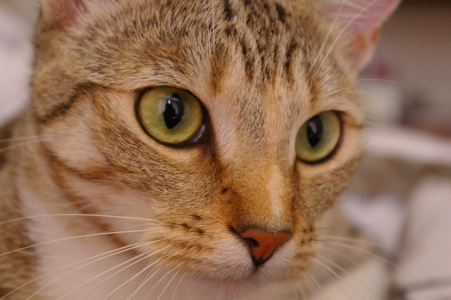
#> input picture src-marimo/images/chelsea.png, 451 x 300 px; its folder holds 4 pictures in this run
$ jupyter execute 01_separable_filters.ipynb
#> lines starting #> are read from the running program, lines starting #| are printed output that depends on the picture
# Code Walkthrough: Separable Filters and Sharpening

## 1. Images

First, we specify the directory where all the images are located and show the list of images available.

[cell 1]
import numpy as np
import matplotlib.pyplot as plt
from pathlib import Path
from scipy.signal import correlate2d

IMAGES_DIR = Path("./../src-marimo/images")

[cell 2]
image_paths = sorted(IMAGES_DIR.glob("*.png"))
print('List of images in the images directory:\n')
for p in image_paths:
    print("  "+p.name)

Pick one image by name (edit the string below if you want to select a different image):

[cell 3]
image_name = "chelsea"
img_rgb = plt.imread(IMAGES_DIR / f"{image_name}.png")[:, :, :3].astype(np.float64) * 255.0

**TASK:** Diplay the image.

[cell 4]
plt.imshow(img_rgb.astype(np.uint8))
plt.axis("off")
plt.title(image_name)
plt.show()

## 2. Separable 2D kernels

**TASK:** Let's start by defining a function that takes as input two different numpy 1D arrays and produces a 2D kernel by applying the outer product.

[cell 5]
def outer_product_kernel(kernel_1, kernel_2):
    return np.outer(kernel_1, kernel_2)

### Box filter

**TASK:** Let's obtain a box average filter in 2D by defining a 1D filter and using the function above to generate a 2D filter.

[cell 6]
box_size = 5
box_1d = np.ones(box_size) / box_size
box_2d = outer_product_kernel(box_1d, box_1d)

print(box_2d)

### Gaussian filter

**TASK:** Define a function that takes a 1D kernel and a number of times that the kernel should be convolved, and returns a new 1D kernel resulting of convolving the kernel with itself.

[cell 7]
def convolve_kernel_n_times(kernel_1d, n_iter):
    result = kernel_1d.copy()
    for _ in range(n_iter):
        result = np.convolve(result, kernel_1d)
    return result

**TASK:** Plot the kernels resulting on running the previous function with the number of iterations equals to 3, 6 and 12. Make sure that all the plots are centered.

[cell 8]
base_kernel = np.array([1, 1]) / 2

plt.figure(figsize=(8, 5))
for n_iter in [3, 6, 12]:
    kernel = convolve_kernel_n_times(base_kernel, n_iter)
    print(kernel)
    x = np.arange(len(kernel)) - (len(kernel) - 1) / 2  # center x-axis at 0
    plt.plot(x, kernel, marker='o', label=f"n_iter={n_iter}")

plt.title("1D kernels from repeated self-convolution of [1, 1]/2")
plt.xlabel("Position (centered)")
plt.ylabel("Weight")
plt.legend()
plt.grid(True)
plt.show()
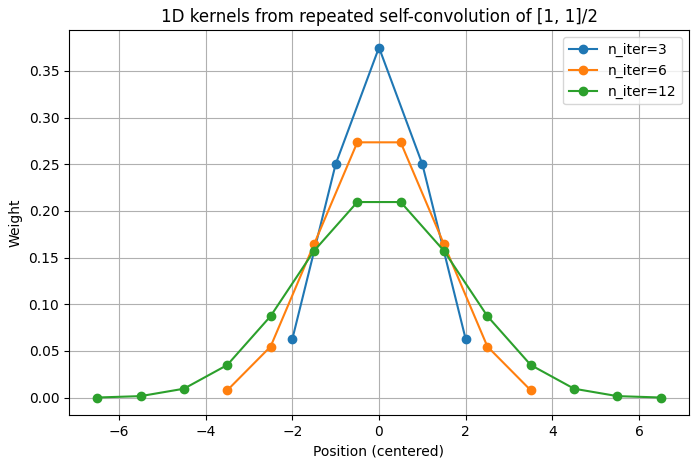
#> figure drawn by matplotlib, 1 panel; curve peaks at x = -0.5, y = 0.209

**TASK:** Now generate a 2D kernel from the 1D kernels resulting from 12 iterations of the smaller 1D kernel.

[cell 9]
gaussian_1d = convolve_kernel_n_times(base_kernel, 12)
gaussian_2d = outer_product_kernel(gaussian_1d, gaussian_1d)

[cell 10]
from mpl_toolkits.mplot3d import Axes3D  # noqa: F401 (enables 3D projection)

fig = plt.figure(figsize=(8, 6))
ax = fig.add_subplot(111, projection='3d')

rows, cols = gaussian_2d.shape
x = np.arange(cols)
y = np.arange(rows)
X, Y = np.meshgrid(x, y)

ax.plot_surface(X, Y, gaussian_2d, cmap="viridis")
ax.set_title("2D Gaussian kernel (mesh)")
ax.set_xlabel("x")
ax.set_ylabel("y")
ax.set_zlabel("Weight")
plt.show()
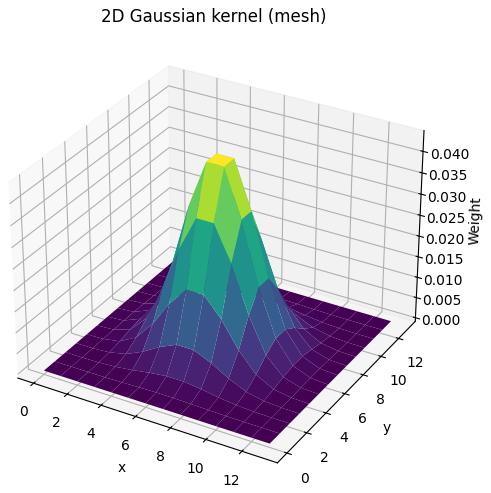
#> figure drawn by matplotlib, 1 panel

### Sobel filter

**TASK:** Write a function that converts the color image to a grayscale image.

[cell 11]
def to_grayscale(img_rgb):
    weights = np.array([0.2989, 0.5870, 0.1140])  # standard R, G, B luminance weights
    return img_rgb @ weights
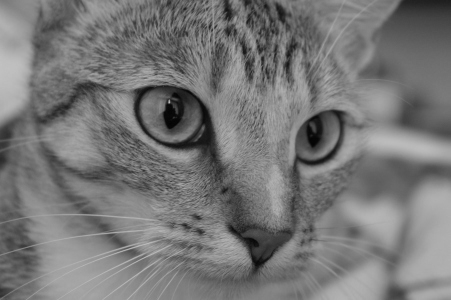
#> returned value: shape (300, 451) float64; min 3.77, max 194.1, mean 119.5

**TASK:** Create the Sobel_x filter by performing the outer product of a standard derivative kernel in 1D and the Gaussian kernel in 1D resulting in applying two iterations of the smaller kernel.

[cell 12]
derivative_1d = np.array([-1, 0, 1]) / 2
gaussian_small = convolve_kernel_n_times(base_kernel, 1)

sobel_x = outer_product_kernel(gaussian_small, derivative_1d)

**TASK:** Apply the Sobel kernel to the loaded image and display the results.

[cell 13]
img_gray = to_grayscale(img_rgb)
sobel_response = correlate2d(img_gray, sobel_x, mode='same', boundary='symm')
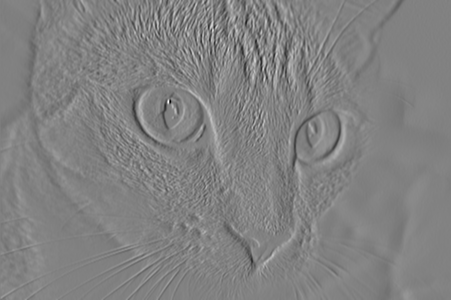
#> sobel_response: shape (300, 451) float64; min -65.31, max 63, mean 0; drawn with min black and max white

vmax = np.abs(sobel_response).max()
#> vmax = 65.31

plt.figure(figsize=(6, 5))
plt.imshow(sobel_response, cmap="coolwarm", vmin=-vmax, vmax=vmax)
plt.title("Sobel_x response")
plt.axis("off")
plt.colorbar(label="Gradient magnitude")
plt.show()
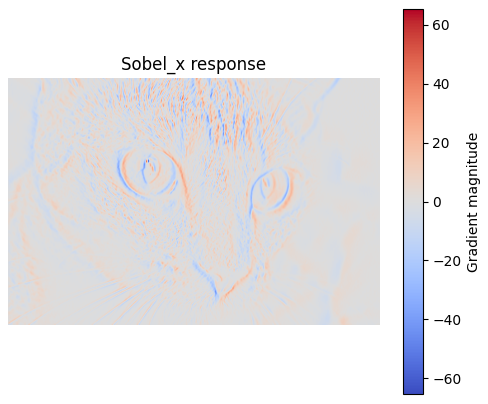
#> figure drawn by matplotlib, 2 panels
